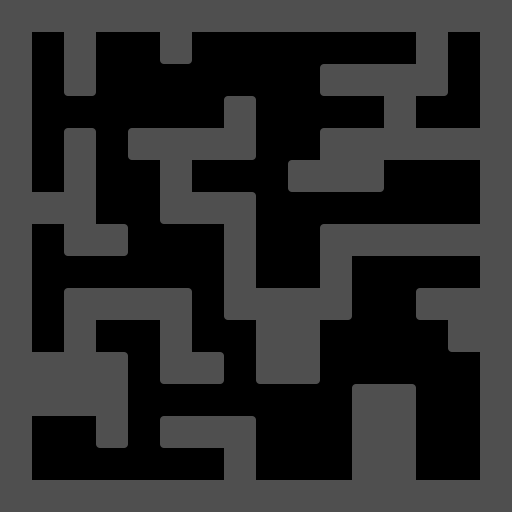

A 2D game scene composited from a Tiled map and its tileset images. What follows is a short description and the map's XML, with every tile layer's data as written:
An orthogonal 16x16 tile map with 32x32 px tiles, 1 tile layer (base) and 7 objects (player, itemRed, itemGreen, itemBlue, itemYellow, ...).

<map version="1.0" orientation="orthogonal" renderorder="right-down" width="16" height="16" tilewidth="32" tileheight="32" nextobjectid="11">
 <tileset firstgid="1" name="tiles" tilewidth="32" tileheight="32" tilecount="32" columns="4">
  <image source="tiles.png" width="128" height="256" />
 </tileset>
 <layer name="base" width="16" height="16">
  <data encoding="csv">
5,5,5,5,5,5,5,5,5,5,5,5,5,5,5,5,
5,0,5,0,0,6,0,0,0,0,0,0,0,5,0,5,
5,0,6,0,0,0,0,0,0,0,3,5,5,12,0,5,
5,0,0,0,0,0,0,2,0,0,0,0,5,0,0,5,
5,0,2,0,3,5,5,12,0,0,7,5,5,5,5,5,
5,0,5,0,0,5,0,0,0,3,5,12,0,0,0,5,
5,5,5,0,0,11,5,8,0,0,0,0,0,0,0,5,
5,0,11,4,0,0,0,5,0,0,7,5,5,5,5,5,
5,0,0,0,0,0,0,5,0,0,5,0,0,0,0,5,
5,0,7,5,5,8,0,11,5,5,12,0,0,3,5,5,
5,0,5,0,0,5,0,0,5,5,0,0,0,0,11,5,
5,5,5,8,0,11,4,0,11,12,0,0,0,0,0,5,
5,5,5,5,0,0,0,0,0,0,0,7,8,0,0,5,
5,0,0,6,0,3,5,8,0,0,0,5,5,0,0,5,
5,0,0,0,0,0,0,5,0,0,0,5,5,0,0,5,
5,5,5,5,5,5,5,5,5,5,5,5,5,5,5,5
</data>
 </layer>
 <objectgroup name="objects">
  <object id="1" name="player" type="player" x="369" y="32" width="30" height="30" />
  <object id="3" name="red" type="itemRed" x="265" y="258" width="24" height="24">
   <ellipse />
  </object>
  <object id="6" name="green" type="itemGreen" x="34" y="325" width="24" height="24">
   <ellipse />
  </object>
  <object id="7" name="blue" type="itemBlue" x="199" y="454" width="24" height="24">
   <ellipse />
  </object>
  <object id="8" name="yellow" type="itemYellow" x="34" y="167" width="24" height="24">
   <ellipse />
  </object>
  <object id="9" name="end" type="itemWhite" x="447" y="261" width="24" height="24">
   <ellipse />
  </object>
  <object id="10" name="block" type="block" x="316" y="446" width="32" height="32" />
 </objectgroup>
</map>
